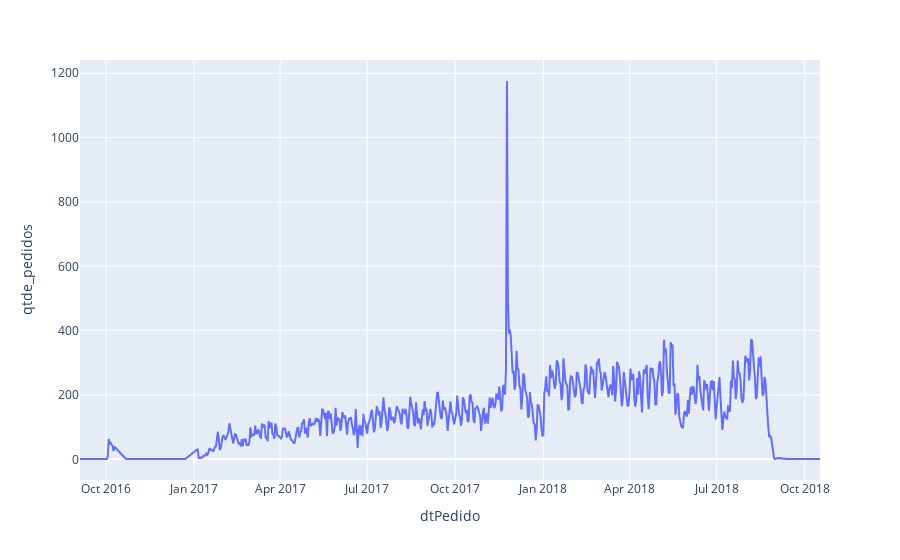

Source (notebook cell):
### Code cell
import plotly.express as px

fig = px.line(pedidos, x='dtPedido', y='qtde_pedidos')
fig.show()

### Figure 1 — Plotly figure (JSON) as saved in the notebook; plotly's stock layout.template omitted (floating-point values rounded to 4 significant figures; data arrays with more than 128 entries replaced by an {"elided": "..."} marker saying what was removed)
{"data": [{"hovertemplate": "dtPedido=%{x}<br>qtde_pedidos=%{y}<extra></extra>", "legendgroup": "", "line": {"color": "#636efa", "dash": "solid"}, "marker": {"symbol": "circle"}, "mode": "lines", "name": "", "orientation": "v", "showlegend": false, "type": "scatter", "x": {"elided": "634 str values"}, "xaxis": "x", "y": {"elided": "634 int values"}, "yaxis": "y"}], "layout": {"legend": {"tracegroupgap": 0}, "margin": {"t": 60}, "xaxis": {"anchor": "y", "domain": [0, 1], "title": {"text": "dtPedido"}}, "yaxis": {"anchor": "x", "domain": [0, 1], "title": {"text": "qtde_pedidos"}}}}
